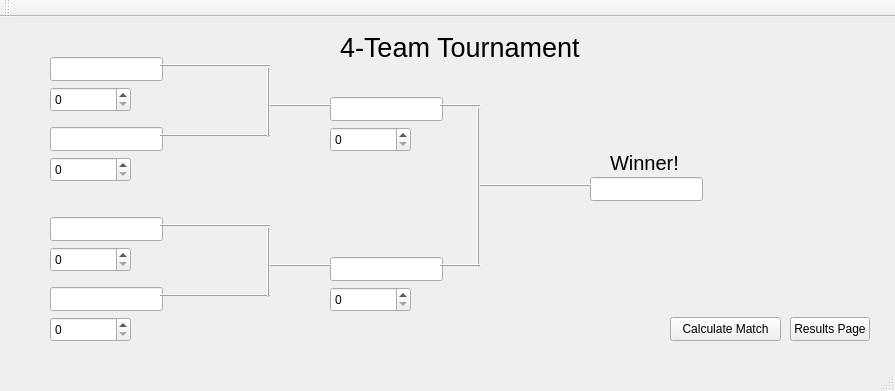
<?xml version="1.0" encoding="UTF-8"?>
<ui version="4.0">
 <class>_4TeamBracketMatchClass</class>
 <widget class="QMainWindow" name="_4TeamBracketMatchClass">
  <property name="geometry">
   <rect>
    <x>0</x>
    <y>0</y>
    <width>895</width>
    <height>391</height>
   </rect>
  </property>
  <property name="windowTitle">
   <string>_4TeamBracketMatch</string>
  </property>
  <widget class="QWidget" name="centralWidget">
   <widget class="QLineEdit" name="match1Team1A">
    <property name="geometry">
     <rect>
      <x>50</x>
      <y>40</y>
      <width>113</width>
      <height>24</height>
     </rect>
    </property>
    <property name="readOnly">
     <bool>true</bool>
    </property>
   </widget>
   <widget class="QLineEdit" name="match1Team2A">
    <property name="geometry">
     <rect>
      <x>50</x>
      <y>110</y>
      <width>113</width>
      <height>24</height>
     </rect>
    </property>
    <property name="readOnly">
     <bool>true</bool>
    </property>
   </widget>
   <widget class="QLineEdit" name="match1Team3A">
    <property name="geometry">
     <rect>
      <x>50</x>
      <y>200</y>
      <width>113</width>
      <height>24</height>
     </rect>
    </property>
    <property name="readOnly">
     <bool>true</bool>
    </property>
   </widget>
   <widget class="QLineEdit" name="match1Team4A">
    <property name="geometry">
     <rect>
      <x>50</x>
      <y>270</y>
      <width>113</width>
      <height>24</height>
     </rect>
    </property>
    <property name="readOnly">
     <bool>true</bool>
    </property>
   </widget>
   <widget class="QPushButton" name="result4Button">
    <property name="geometry">
     <rect>
      <x>790</x>
      <y>300</y>
      <width>80</width>
      <height>24</height>
     </rect>
    </property>
    <property name="text">
     <string>Results Page</string>
    </property>
   </widget>
   <widget class="QPushButton" name="calculate4MatchButton">
    <property name="geometry">
     <rect>
      <x>670</x>
      <y>300</y>
      <width>111</width>
      <height>24</height>
     </rect>
    </property>
    <property name="text">
     <string>Calculate Match</string>
    </property>
   </widget>
   <widget class="QLineEdit" name="match2Team1A">
    <property name="geometry">
     <rect>
      <x>330</x>
      <y>80</y>
      <width>113</width>
      <height>24</height>
     </rect>
    </property>
    <property name="readOnly">
     <bool>true</bool>
    </property>
   </widget>
   <widget class="QLineEdit" name="match2Team2A">
    <property name="geometry">
     <rect>
      <x>330</x>
      <y>240</y>
      <width>113</width>
      <height>24</height>
     </rect>
    </property>
    <property name="readOnly">
     <bool>true</bool>
    </property>
   </widget>
   <widget class="QSpinBox" name="spinBox">
    <property name="geometry">
     <rect>
      <x>50</x>
      <y>70</y>
      <width>81</width>
      <height>25</height>
     </rect>
    </property>
    <property name="maximum">
     <number>100</number>
    </property>
   </widget>
   <widget class="QSpinBox" name="spinBox_2">
    <property name="geometry">
     <rect>
      <x>50</x>
      <y>140</y>
      <width>81</width>
      <height>25</height>
     </rect>
    </property>
    <property name="maximum">
     <number>100</number>
    </property>
   </widget>
   <widget class="QSpinBox" name="spinBox_3">
    <property name="geometry">
     <rect>
      <x>50</x>
      <y>230</y>
      <width>81</width>
      <height>25</height>
     </rect>
    </property>
    <property name="maximum">
     <number>100</number>
    </property>
   </widget>
   <widget class="QSpinBox" name="spinBox_4">
    <property name="geometry">
     <rect>
      <x>50</x>
      <y>300</y>
      <width>81</width>
      <height>25</height>
     </rect>
    </property>
    <property name="maximum">
     <number>100</number>
    </property>
   </widget>
   <widget class="QSpinBox" name="spinBox_5">
    <property name="geometry">
     <rect>
      <x>330</x>
      <y>110</y>
      <width>81</width>
      <height>25</height>
     </rect>
    </property>
    <property name="maximum">
     <number>100</number>
    </property>
   </widget>
   <widget class="QSpinBox" name="spinBox_6">
    <property name="geometry">
     <rect>
      <x>330</x>
      <y>270</y>
      <width>81</width>
      <height>25</height>
     </rect>
    </property>
    <property name="maximum">
     <number>100</number>
    </property>
   </widget>
   <widget class="QLineEdit" name="matchWinnerA">
    <property name="geometry">
     <rect>
      <x>590</x>
      <y>160</y>
      <width>113</width>
      <height>24</height>
     </rect>
    </property>
    <property name="readOnly">
     <bool>true</bool>
    </property>
   </widget>
   <widget class="QLabel" name="label">
    <property name="geometry">
     <rect>
      <x>610</x>
      <y>130</y>
      <width>81</width>
      <height>31</height>
     </rect>
    </property>
    <property name="font">
     <font>
      <pointsize>15</pointsize>
     </font>
    </property>
    <property name="text">
     <string>Winner!</string>
    </property>
   </widget>
   <widget class="QFrame" name="frame">
    <property name="geometry">
     <rect>
      <x>160</x>
      <y>40</y>
      <width>111</width>
      <height>16</height>
     </rect>
    </property>
    <property name="font">
     <font>
      <underline>false</underline>
     </font>
    </property>
    <property name="frameShape">
     <enum>QFrame::Shape::HLine</enum>
    </property>
    <property name="frameShadow">
     <enum>QFrame::Shadow::Raised</enum>
    </property>
   </widget>
   <widget class="QFrame" name="frame_2">
    <property name="geometry">
     <rect>
      <x>160</x>
      <y>110</y>
      <width>111</width>
      <height>16</height>
     </rect>
    </property>
    <property name="font">
     <font>
      <underline>false</underline>
     </font>
    </property>
    <property name="frameShape">
     <enum>QFrame::Shape::HLine</enum>
    </property>
    <property name="frameShadow">
     <enum>QFrame::Shadow::Raised</enum>
    </property>
   </widget>
   <widget class="QFrame" name="frame_5">
    <property name="geometry">
     <rect>
      <x>260</x>
      <y>50</y>
      <width>16</width>
      <height>71</height>
     </rect>
    </property>
    <property name="font">
     <font>
      <underline>false</underline>
     </font>
    </property>
    <property name="frameShape">
     <enum>QFrame::Shape::VLine</enum>
    </property>
    <property name="frameShadow">
     <enum>QFrame::Shadow::Raised</enum>
    </property>
   </widget>
   <widget class="QLabel" name="label_2">
    <property name="geometry">
     <rect>
      <x>340</x>
      <y>10</y>
      <width>261</width>
      <height>41</height>
     </rect>
    </property>
    <property name="font">
     <font>
      <pointsize>20</pointsize>
     </font>
    </property>
    <property name="text">
     <string>4-Team Tournament</string>
    </property>
   </widget>
   <widget class="QFrame" name="frame_6">
    <property name="geometry">
     <rect>
      <x>270</x>
      <y>80</y>
      <width>61</width>
      <height>16</height>
     </rect>
    </property>
    <property name="font">
     <font>
      <underline>false</underline>
     </font>
    </property>
    <property name="frameShape">
     <enum>QFrame::Shape::HLine</enum>
    </property>
    <property name="frameShadow">
     <enum>QFrame::Shadow::Raised</enum>
    </property>
   </widget>
   <widget class="QFrame" name="frame_3">
    <property name="geometry">
     <rect>
      <x>160</x>
      <y>270</y>
      <width>111</width>
      <height>16</height>
     </rect>
    </property>
    <property name="font">
     <font>
      <underline>false</underline>
     </font>
    </property>
    <property name="frameShape">
     <enum>QFrame::Shape::HLine</enum>
    </property>
    <property name="frameShadow">
     <enum>QFrame::Shadow::Raised</enum>
    </property>
   </widget>
   <widget class="QFrame" name="frame_7">
    <property name="geometry">
     <rect>
      <x>260</x>
      <y>210</y>
      <width>16</width>
      <height>71</height>
     </rect>
    </property>
    <property name="font">
     <font>
      <underline>false</underline>
     </font>
    </property>
    <property name="frameShape">
     <enum>QFrame::Shape::VLine</enum>
    </property>
    <property name="frameShadow">
     <enum>QFrame::Shadow::Raised</enum>
    </property>
   </widget>
   <widget class="QFrame" name="frame_8">
    <property name="geometry">
     <rect>
      <x>270</x>
      <y>240</y>
      <width>61</width>
      <height>16</height>
     </rect>
    </property>
    <property name="font">
     <font>
      <underline>false</underline>
     </font>
    </property>
    <property name="frameShape">
     <enum>QFrame::Shape::HLine</enum>
    </property>
    <property name="frameShadow">
     <enum>QFrame::Shadow::Raised</enum>
    </property>
   </widget>
   <widget class="QFrame" name="frame_4">
    <property name="geometry">
     <rect>
      <x>160</x>
      <y>200</y>
      <width>111</width>
      <height>16</height>
     </rect>
    </property>
    <property name="font">
     <font>
      <underline>false</underline>
     </font>
    </property>
    <property name="frameShape">
     <enum>QFrame::Shape::HLine</enum>
    </property>
    <property name="frameShadow">
     <enum>QFrame::Shadow::Raised</enum>
    </property>
   </widget>
   <widget class="QFrame" name="frame_9">
    <property name="geometry">
     <rect>
      <x>470</x>
      <y>90</y>
      <width>16</width>
      <height>161</height>
     </rect>
    </property>
    <property name="font">
     <font>
      <underline>false</underline>
     </font>
    </property>
    <property name="frameShape">
     <enum>QFrame::Shape::VLine</enum>
    </property>
    <property name="frameShadow">
     <enum>QFrame::Shadow::Raised</enum>
    </property>
   </widget>
   <widget class="QFrame" name="frame_10">
    <property name="geometry">
     <rect>
      <x>440</x>
      <y>80</y>
      <width>41</width>
      <height>16</height>
     </rect>
    </property>
    <property name="font">
     <font>
      <underline>false</underline>
     </font>
    </property>
    <property name="frameShape">
     <enum>QFrame::Shape::HLine</enum>
    </property>
    <property name="frameShadow">
     <enum>QFrame::Shadow::Raised</enum>
    </property>
   </widget>
   <widget class="QFrame" name="frame_11">
    <property name="geometry">
     <rect>
      <x>440</x>
      <y>240</y>
      <width>41</width>
      <height>16</height>
     </rect>
    </property>
    <property name="font">
     <font>
      <underline>false</underline>
     </font>
    </property>
    <property name="frameShape">
     <enum>QFrame::Shape::HLine</enum>
    </property>
    <property name="frameShadow">
     <enum>QFrame::Shadow::Raised</enum>
    </property>
   </widget>
   <widget class="QFrame" name="frame_12">
    <property name="geometry">
     <rect>
      <x>480</x>
      <y>160</y>
      <width>111</width>
      <height>16</height>
     </rect>
    </property>
    <property name="font">
     <font>
      <underline>false</underline>
     </font>
    </property>
    <property name="frameShape">
     <enum>QFrame::Shape::HLine</enum>
    </property>
    <property name="frameShadow">
     <enum>QFrame::Shadow::Raised</enum>
    </property>
   </widget>
  </widget>
  <widget class="QMenuBar" name="menuBar">
   <property name="geometry">
    <rect>
     <x>0</x>
     <y>0</y>
     <width>895</width>
     <height>21</height>
    </rect>
   </property>
  </widget>
  <widget class="QToolBar" name="mainToolBar">
   <attribute name="toolBarArea">
    <enum>TopToolBarArea</enum>
   </attribute>
   <attribute name="toolBarBreak">
    <bool>false</bool>
   </attribute>
  </widget>
  <widget class="QStatusBar" name="statusBar"/>
 </widget>
 <layoutdefault spacing="6" margin="11"/>
 <resources/>
 <connections/>
</ui>
